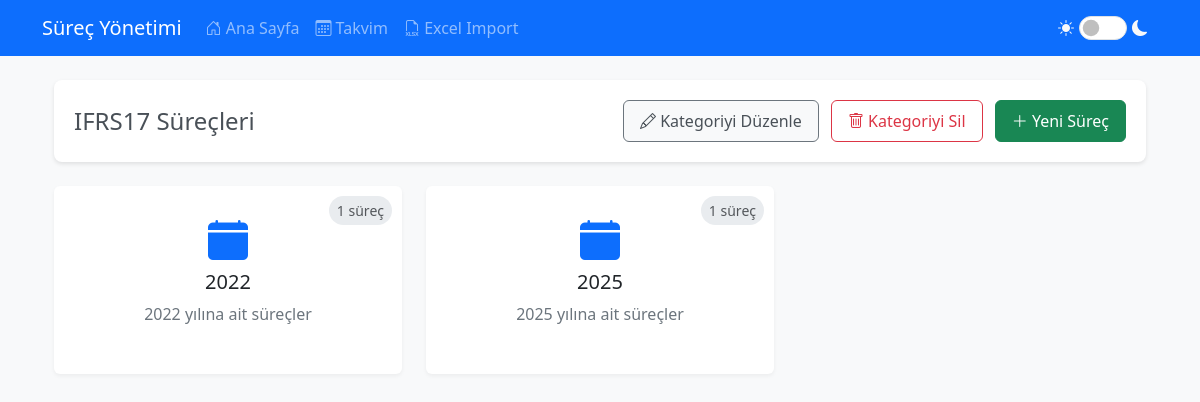
Page /category/2 on the earlier database version.
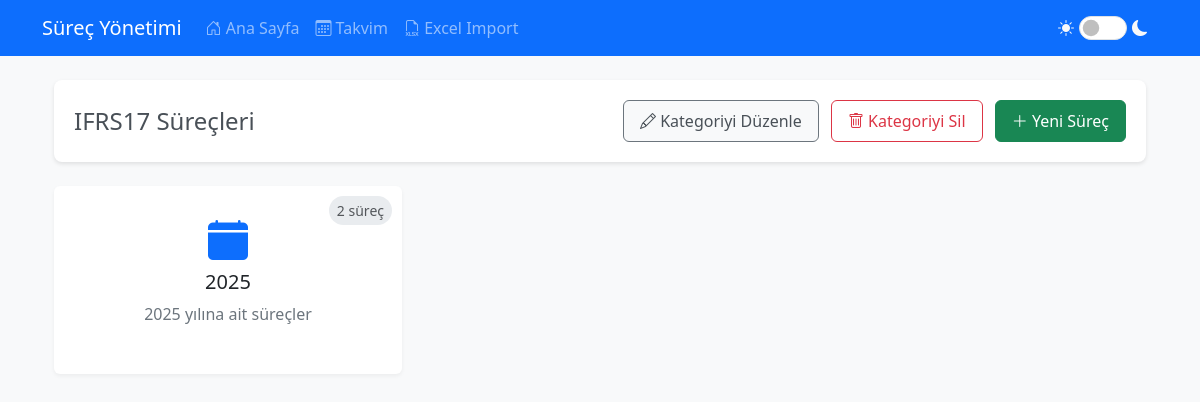
Same page on the later database version.
### app.py (models this page shows, shortened)
class Process(db.Model):
    id = db.Column(db.Integer, primary_key=True)
    name = db.Column(db.String(100), nullable=False)
    description = db.Column(db.Text)
    created_at = db.Column(db.DateTime, default=datetime.now)
    is_started = db.Column(db.Boolean, default=False)
    started_at = db.Column(db.DateTime)
    version = db.Column(db.Integer, nullable=False, default=1)
    year = db.Column(db.Integer, nullable=False, default=lambda: datetime.now().year)
    category_id = db.Column(db.Integer, db.ForeignKey('process_category.id', name='fk_process_category'), nullable=True)
    steps = db.relationship('Step', backref='process', lazy=True, cascade='all, delete-orphan')

### app.py (the view)
@app.route('/category/<int:category_id>')
def category_years(category_id):
    category = ProcessCategory.query.get_or_404(category_id)
    processes = Process.query.filter_by(category_id=category_id).all()
    years = sorted(set(process.year for process in processes))
    processes_by_year = {}
    for year in years:
        processes_by_year[year] = len([p for p in processes if p.year == year])
    return render_template('category_years.html',
                         category=category,
                         years=years,
                         processes_by_year=processes_by_year)

### app.py (called while the page is built)
@app.before_request
def before_request():
    if not getattr(app, '_got_first_request', False):
        check_process_status()
        app._got_first_request = True

### templates/category_years.html (shortened to what this page needs)
{% extends "base.html" %}
{% block content %}
<div class="container mt-4">
    <div class="header-section d-flex justify-content-between align-items-center mb-4">
        {% if category.description %}
        <h2 class="category-title">{{ category.description }}</h2>
        {% else %}
        <h2 class="category-title">{{ category.name }}</h2>
        {% endif %}
        <div>
            <a href="{{ url_for('edit_category', category_id=category.id) }}" class="btn btn-outline-light me-2">
                <i class="bi bi-pencil"></i> Kategoriyi Düzenle
            </a>
            <form action="{{ url_for('delete_category', category_id=category.id) }}" method="POST"
                class="d-inline delete-category-form">
                <button type="submit" class="btn btn-outline-danger me-2"
                    onclick="return confirm('Bu kategoriyi silmek istediğinizden emin misiniz? Kategoriye ait süreçler kategorisiz olarak işaretlenecektir.')">
                    <i class="bi bi-trash"></i> Kategoriyi Sil
                </button>
            </form>
            <a href="{{ url_for('new_process') }}" class="btn btn-success">
                <i class="bi bi-plus-lg"></i> Yeni Süreç
            </a>
        </div>
    </div>
    <div class="row row-cols-1 row-cols-md-2 row-cols-lg-3 g-4">
        {% for year in years %}
        <div class="col">
            <a href="{{ url_for('category_processes', category_id=category.id, year=year) }}"
                class="text-decoration-none">
                <div class="card year-card">
                    <div class="card-body text-center position-relative">
                        <span class="process-count text-muted">
                            {{ processes_by_year[year] }} süreç
                        </span>
                        <i class="bi bi-calendar-fill calendar-icon"></i>
                        <h5 class="card-title mb-2">{{ year }}</h5>
                        <p class="card-text text-muted">{{ year }} yılına ait süreçler</p>
                    </div>
                </div>
            </a>
        </div>
        {% endfor %}
    </div>
</div>
{% endblock %}

Differences in the rows shown:
removed Process: year "1", year "2022"
removed Process: year "1", year "2025"
added Process: year "2", year "2025"
